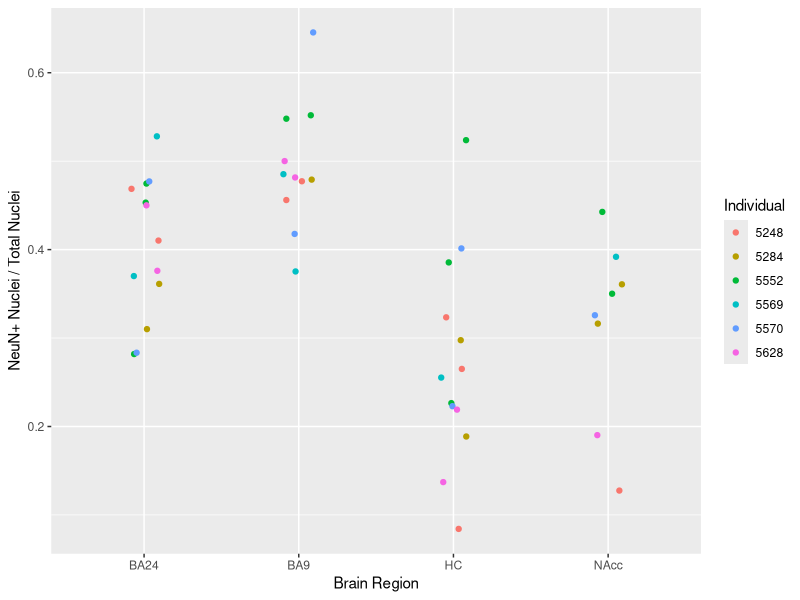

The R script that drew this image: (Note: this script raises an error after producing the figure.)
# Investigate how PMI and age of sample influences NeuN+ fraction in FANS
# Peter Hickey
# 2018-03-20

library(dplyr)
library(ggplot2)
library(lubridate)
library(lme4)
library(cowplot)

# ------------------------------------------------------------------------------
# Load data
#

# Read in data and convert some variables into a more friendly form
x <- read.csv("../extdata/NICHD_POS_proportions_from_notebook.csv",
              stringsAsFactors = FALSE) %>%
  mutate(Individual = factor(Individual),
         Tissue = gsub("Nacc", "NAcc", Tissue),
         Tissue = factor(Tissue),
         Date = ymd(Date),
         Age = sapply(strsplit(Age, ":"), function(x) {
           as.integer(x[[1]]) + as.integer(x[[2]]) / 365
         }),
         Sex = factor(Sex)) %>%
  as_data_frame() %>%
  arrange(Individual, Tissue) %>%
  group_by(Individual, Tissue) %>%
  mutate(Extraction = row_number()) %>%
  ungroup() %>%
  mutate(Extraction = factor(Extraction))

# ------------------------------------------------------------------------------
# Plots
#

# Plot the NeuN+ proportion as a function of (Individual, Age, PMI)
# stratified by Tissue

# Individual
g <- ggplot(x, aes(x = Tissue, y = POS / TOTAL, col = Individual)) +
  geom_jitter(width = 0.1) +
  # stat_summary(fun.data = "mean_cl_boot", colour = "black", geom = "crossbar") +
  ylab("NeuN+ Nuclei / Total Nuclei") +
  xlab("Brain Region")
save_plot("../figures/NeuN_fraction.pdf",
          g,
          base_height = 7)

# Age
g <- ggplot(x, aes(x = Age, y = POS / TOTAL)) +
  facet_wrap(~ Tissue) +
  geom_point(aes(col = Individual)) +
  geom_smooth(method = "lm") +
  # TODO: Why isn't SE showing up?
  # geom_smooth(
  #   method = "glm",
  #   aes(weight = TOTAL),
  #   method.args = list(family = "binomial"),
  #   se = TRUE) +
  ylab("NeuN Nuclei / Total Nuclei") +
  xlab("Age (years)")
save_plot("../figures/NeuN_fraction_by_age.pdf",
          g,
          base_height = 7)

# PMI
g <- ggplot(x, aes(x = PMI, y = POS / TOTAL)) +
  facet_wrap(~ Tissue) +
  geom_point(aes(col = Individual)) +
  geom_smooth(method = "lm") +
  # TODO: Why isn't SE showing up?
  # geom_smooth(
  #   method = "glm",
  #   aes(weight = TOTAL),
  #   method.args = list(family = "binomial"),
  #   se = TRUE) +
  ylab("NeuN Nuclei / Total Nuclei") +
  xlab("Post-mortem interval (hours)")
save_plot("../figures/NeuN_fraction_by_PMI.pdf",
          g,
          base_height = 7)

# ==============================================================================
# LMs/GLMs/GAMs
#

# ------------------------------------------------------------------------------
# Fitting LMs/GLMs/LMMs/GLMMs
#

# NOTE: All proportions are estimated with very high precision since the
#       min(TOTAL) is 1,344,887. Furthemore, the proportions are almost all away
#       from zero. Therefore, it is probably safe to use linear regression as an
#       approximation to the logistic regression (with the bonus of easier
#       interpretability).

# NOTE: lm() and glm() ignore the repeated measures whereas lmer() and glmer()
#       take this into account.
lm_fit <- lm(
  formula = POS / TOTAL ~ Tissue + PMI + Age,
  data = x)
lmer_fit <- lmer(
  formula = POS / TOTAL ~ Tissue + PMI + Age + (1 | Individual),
  data = x)
glm_fit <- glm(
  formula = cbind(POS, NEG) ~ Tissue + PMI + Age,
  data = x,
  family = binomial())
glmer_fit <- glmer(
  formula = cbind(POS, NEG) ~ Tissue + PMI + Age + (1 | Individual),
  data = x,
  family = binomial())

# ------------------------------------------------------------------------------
# Understanding GLM
#

# Intercept-only
intercept_only <- glm(cbind(POS, NEG) ~ 1, data = x, family = binomial())
# log(p / (1 - p)) = log(p) - log(1 - p) = logit(p) is the coefficient of this model
# Which means that the baseline odds are given by:
exp(coef(intercept_only))
# Which can be calculated from the raw data as:
p <- summarise(x, POS = sum(POS), NEG = sum(NEG)) %>%
  summarise(p = POS / (POS + NEG)) %>%
  pull(p)
p / (1 - p)

# Tissue-only
tissue_only <- glm(cbind(POS, NEG) ~ 0 + Tissue, data = x, family = binomial())
exp(coef(tissue_only))
p <- summarise(group_by(x, Tissue), POS = sum(POS), NEG = sum(NEG)) %>%
  mutate(p = POS / (POS + NEG)) %>%
  pull(p)
p / (1 - p)

# NOTE: These two models are identical!
#       `a` implictly aggregates data from the replicates by summing `POS`, `NEG
#       `b` explicitly aggregates data from the replicates by summing `POS`, `NEG
a <- glm(
  formula = cbind(POS, NEG) ~ Tissue * PMI,
  data = x,
  family = binomial())
b <- glm(
  formula = cbind(POS, NEG) ~ Tissue * PMI,
  data = x %>%
    group_by(Tissue, Individual, PMI) %>%
    summarise(POS = sum(POS),
              NEG = sum(NEG)),
  family = binomial())
